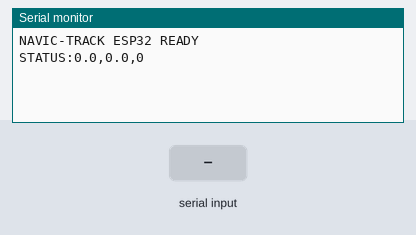
The sketch below on a simulated ESP32. Parts: the last lines printed to the serial monitor. Inputs (shaded band) come from the test bench.

Above: at 1.2 s.
1.3 s: "1\n" received over the second serial link
At 2.3 s:
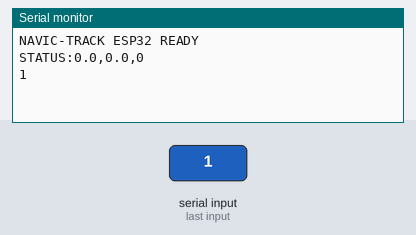
2.8 s: "0\n" received over the second serial link
At 3.5 s:
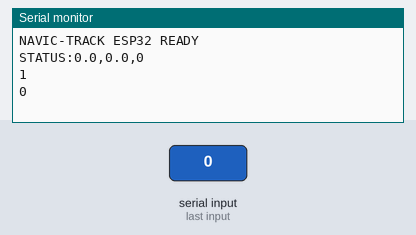

Measured:
- after the input at 1.3 s, the serial monitor: prints a new line at once (image 1)
- after the input at 2.8 s, the serial monitor: prints a new line at once (image 2)

The sketch:

esp32_bridge.ino
```cpp
/*
 * NAVIC-TRACK ESP32 USB Serial Bridge
 * Zero Wi-Fi Required - Connects Arduino Uno to Website over USB Cable!
 *
 * Pin Connections:
 *   ESP32 GPIO 16 (ESP_RX) <- Arduino Pin 3 (TX)
 *   ESP32 GPIO 17 (ESP_TX) -> Arduino Pin 2 (RX)
 *   ESP32 GND              <-> Arduino GND
 */

#define ESP_RX 16
#define ESP_TX 17

void setup() {
  // USB Serial to Computer (Website connects here at 115200 baud)
  Serial.begin(115200);

  // HardwareSerial to Arduino Uno
  Serial2.begin(9600, SERIAL_8N1, ESP_RX, ESP_TX);

  Serial.println("NAVIC-TRACK ESP32 READY");
  Serial.println("STATUS:0.0,0.0,0");
}

void loop() {
  // 1. Read commands from PC USB (Website) -> forward to Arduino
  if (Serial.available()) {
    String command = Serial.readStringUntil('\n');
    command.trim();

    if (command.length() > 0) {
      Serial2.println(command);
    }
  }

  // 2. Read live status telemetry from Arduino -> forward to PC USB (Website)
  while (Serial2.available()) {
    Serial.write(Serial2.read());
  }
}
```
